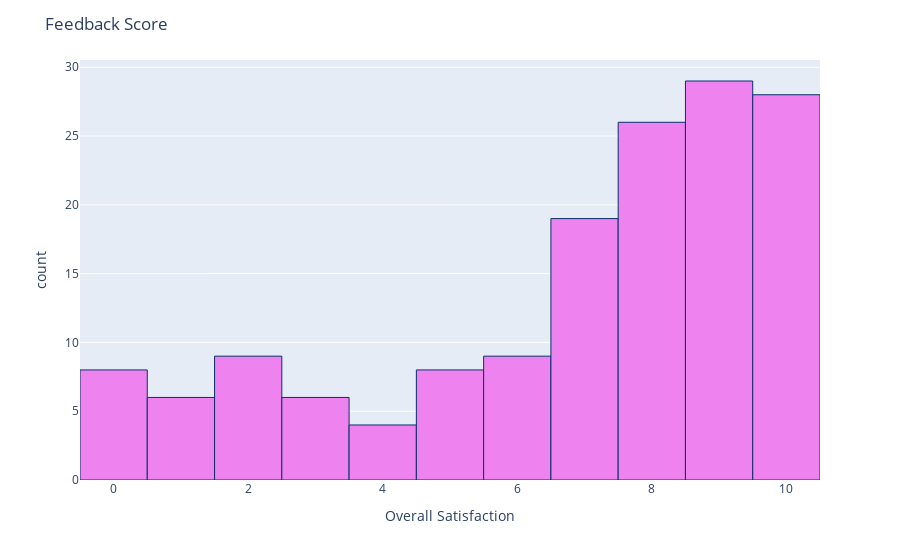

Source (notebook cell):
### Markdown cell above
The histogram shows that most of the satisfaction from 8 to 10 where 9 made the highest percentage. The graph has trend through left skewer, with 25% of rating is 5.

### Code cell
# Feedback Scores
graph = px.histogram(df1, x="Overall Satisfaction")
graph.update_traces(marker_color="violet",marker_line_color='rgb(8,48,107)',
                  marker_line_width=1)
graph.update_layout(title_text='Feedback Score')
graph.show()

### Figure 1 — Plotly figure (JSON) as saved in the notebook; plotly's stock layout.template omitted (floating-point values rounded to 4 significant figures; data arrays with more than 128 entries replaced by an {"elided": "..."} marker saying what was removed)
{"data": [{"alignmentgroup": "True", "bingroup": "x", "hovertemplate": "Overall Satisfaction=%{x}<br>count=%{y}<extra></extra>", "legendgroup": "", "marker": {"color": "violet", "line": {"color": "rgb(8,48,107)", "width": 1}, "pattern": {"shape": ""}}, "name": "", "offsetgroup": "", "orientation": "v", "showlegend": false, "type": "histogram", "x": {"elided": "152 int values"}, "xaxis": "x", "yaxis": "y"}], "layout": {"barmode": "relative", "legend": {"tracegroupgap": 0}, "margin": {"t": 60}, "title": {"text": "Feedback Score"}, "xaxis": {"anchor": "y", "domain": [0, 1], "title": {"text": "Overall Satisfaction"}}, "yaxis": {"anchor": "x", "domain": [0, 1], "title": {"text": "count"}}}}
